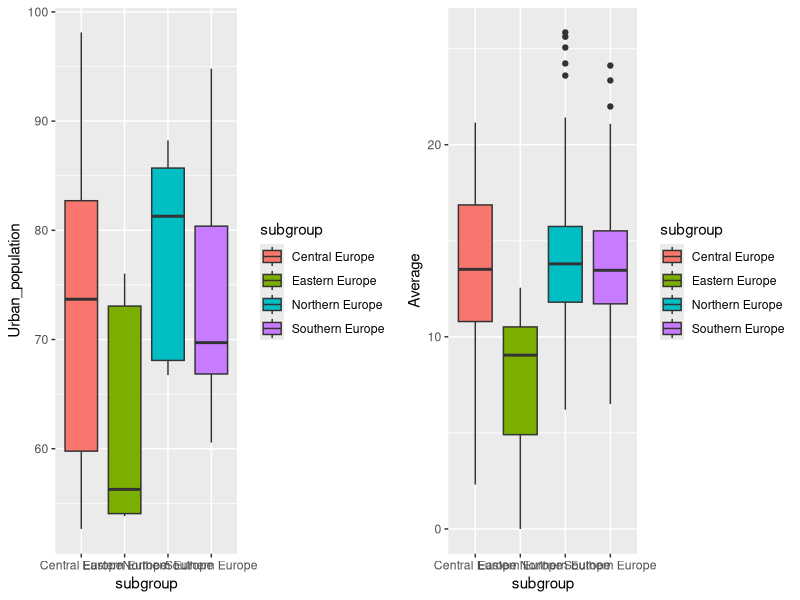

Here is the R script that generated this plot:
library(dplyr)
library(tidyverse)
library(ggplot2)
library(hexbin)
library(bslib) # for convenient window arrangement in plotting
library(gridExtra)

data <- read_csv("pay_gap_Europe.csv", show_col_types = FALSE)
dataAvg <- read_csv("pay_gap_EuropeJenny.csv", show_col_types = FALSE)
central_europe <- c("Switzerland","France","Luxembourg","Netherlands","Belgium","Germany", "Austria", "Czech Republic", "Hungary", "Poland", "Slovakia", "Slovenia")
northern_europe <- c("Denmark", "Estonia", "Finland", "Iceland", "Latvia", "Lithuania", "Norway", "Sweden")
eastern_europe <- c("Bulgaria", "Croatia", "Romania")
southern_europe <- c("Cyprus", "Greece", "Italy", "Malta", "Portugal", "Spain")

dataAvg <- transform(dataAvg, subgroup = case_when(
  Country %in% central_europe ~ "Central Europe",
  Country %in% northern_europe ~ "Northern Europe",
  Country %in% eastern_europe ~ "Eastern Europe",
  Country %in% southern_europe ~ "Southern Europe",
  TRUE ~ "Other"
))
view(dataAvg)

p1 <- ggplot(dataAvg, aes(x=dataAvg$Average, y=Urban_population)) + geom_point(aes(col=dataAvg$subgroup))
p2 <- ggplot(dataAvg, aes(x=subgroup, y=Urban_population, fill=subgroup)) + geom_boxplot()
p3 <- ggplot(dataAvg, aes(x=subgroup, y=Average, fill=subgroup)) + geom_boxplot()
grid.arrange(p2, p3, nrow = 1, widths = c(1, 1))
par(mfrow=c(1,1))
